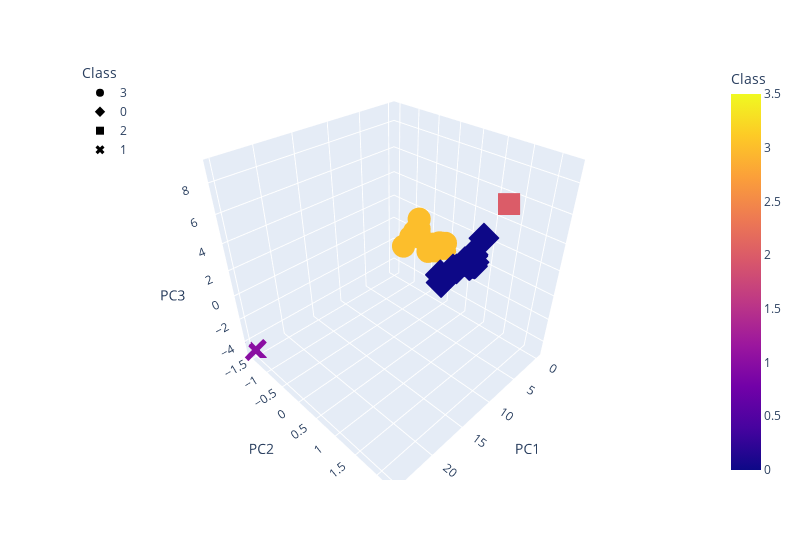

This figure's notebook cell:
### Markdown cell above
#### 3D-Scatter with Clusters

### Code cell
# Creating a 3D-Scatter with the PCA data and the clusters

fig = px.scatter_3d(
    clustered_df,
    x ="PC1",
    y = "PC2",
    z="PC3",
    hover_data=['Algorithm'],
    hover_name = "CoinName",
    color="Class",
    symbol="Class",
    width=800,
)
fig.update_layout(legend=dict(x=0, y=1))
fig.show()

### Figure 1 — Plotly figure (JSON) as saved in the notebook; plotly's stock layout.template omitted (floating-point values rounded to 4 significant figures; data arrays with more than 128 entries replaced by an {"elided": "..."} marker saying what was removed)
{"data": [{"customdata": {"elided": "268x1 str values"}, "hovertemplate": "<b>%{hovertext}</b><br><br>Class=%{marker.color}<br>PC1=%{x}<br>PC2=%{y}<br>PC3=%{z}<br>Algorithm=%{customdata[0]}<extra></extra>", "hovertext": {"elided": "268 str values"}, "legendgroup": "3", "marker": {"color": {"elided": "268 int values"}, "coloraxis": "coloraxis", "symbol": "circle"}, "mode": "markers", "name": "3", "scene": "scene", "showlegend": true, "type": "scatter3d", "x": {"elided": "268 float values"}, "y": {"elided": "268 float values"}, "z": {"elided": "268 float values"}}, {"customdata": {"elided": "228x1 str values"}, "hovertemplate": "<b>%{hovertext}</b><br><br>Class=%{marker.color}<br>PC1=%{x}<br>PC2=%{y}<br>PC3=%{z}<br>Algorithm=%{customdata[0]}<extra></extra>", "hovertext": {"elided": "228 str values"}, "legendgroup": "0", "marker": {"color": {"elided": "228 int values"}, "coloraxis": "coloraxis", "symbol": "diamond"}, "mode": "markers", "name": "0", "scene": "scene", "showlegend": true, "type": "scatter3d", "x": {"elided": "228 float values"}, "y": {"elided": "228 float values"}, "z": {"elided": "228 float values"}}, {"customdata": [["CryptoNight"]], "hovertemplate": "<b>%{hovertext}</b><br><br>Class=%{marker.color}<br>PC1=%{x}<br>PC2=%{y}<br>PC3=%{z}<br>Algorithm=%{customdata[0]}<extra></extra>", "hovertext": ["TurtleCoin"], "legendgroup": "2", "marker": {"color": [2], "coloraxis": "coloraxis", "symbol": "square"}, "mode": "markers", "name": "2", "scene": "scene", "showlegend": true, "type": "scatter3d", "x": [10.75], "y": [2.245], "z": [8.936]}, {"customdata": [["TRC10"]], "hovertemplate": "<b>%{hovertext}</b><br><br>Class=%{marker.color}<br>PC1=%{x}<br>PC2=%{y}<br>PC3=%{z}<br>Algorithm=%{customdata[0]}<extra></extra>", "hovertext": ["BitTorrent"], "legendgroup": "1", "marker": {"color": [1], "coloraxis": "coloraxis", "symbol": "x"}, "mode": "markers", "name": "1", "scene": "scene", "showlegend": true, "type": "scatter3d", "x": [24.85], "y": [-1.545], "z": [-4.839]}], "layout": {"coloraxis": {"colorbar": {"title": {"text": "Class"}}, "colorscale": [[0, "#0d0887"], [0.1111, "#46039f"], [0.2222, "#7201a8"], [0.3333, "#9c179e"], [0.4444, "#bd3786"], [0.5556, "#d8576b"], [0.6667, "#ed7953"], [0.7778, "#fb9f3a"], [0.8889, "#fdca26"], [1, "#f0f921"]]}, "legend": {"title": {"text": "Class"}, "tracegroupgap": 0, "x": 0, "y": 1}, "margin": {"t": 60}, "scene": {"domain": {"x": [0, 1], "y": [0, 1]}, "xaxis": {"title": {"text": "PC1"}}, "yaxis": {"title": {"text": "PC2"}}, "zaxis": {"title": {"text": "PC3"}}}, "width": 800}}
